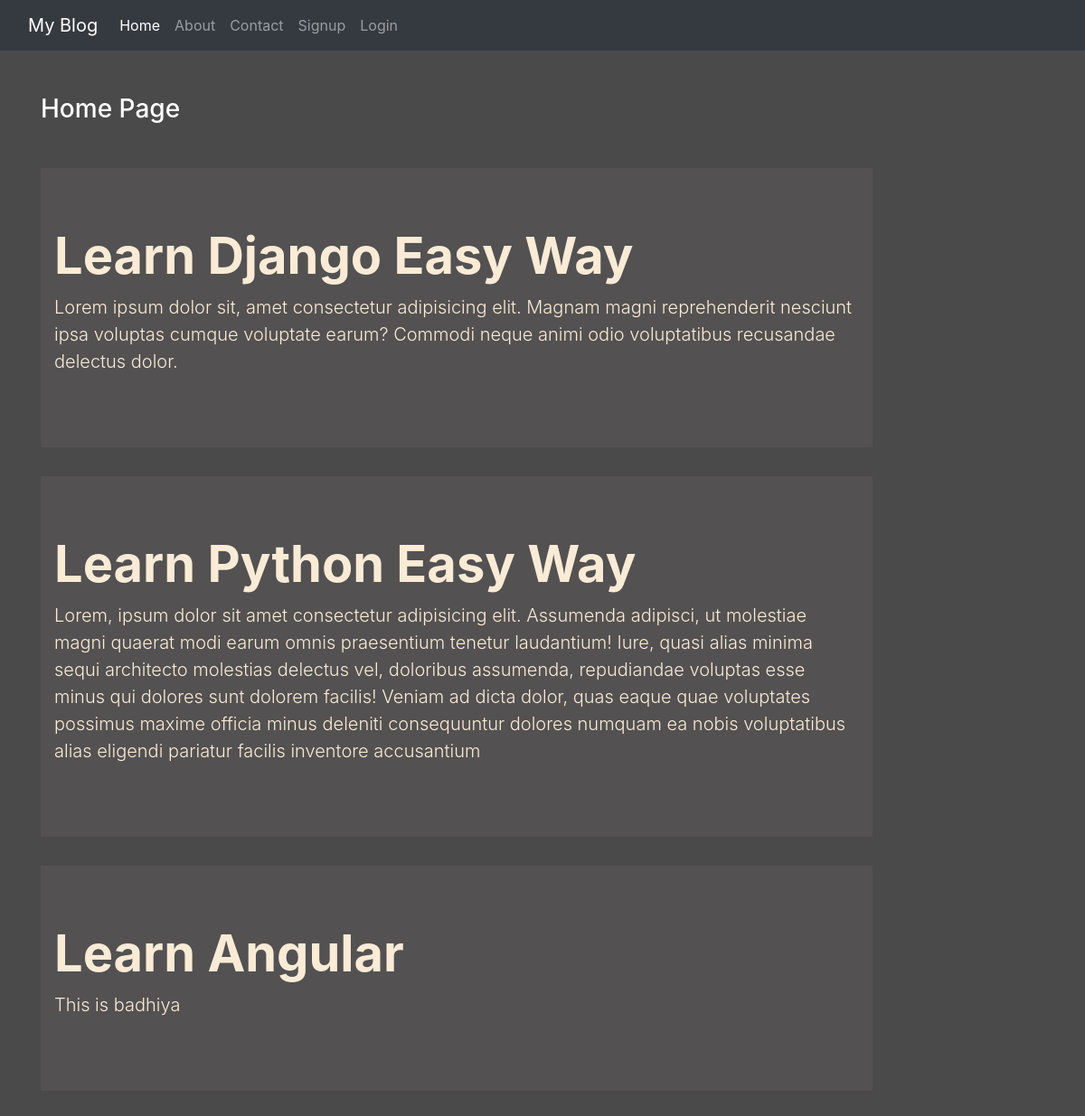
The page / on the database its author committed.
### blog/models.py (models this page shows)
class Post(models.Model):
 title = models.CharField(max_length=150)
 desc = models.TextField()

### blog/views.py (the view)
# urls.py: 2. Add a URL to urlpatterns:  path('', views.home, name='home')
def home(request):
 posts = Post.objects.all()
 return render(request, 'blog/home.html', {'posts':posts})

### blog/templates/blog/home.html
{% extends 'blog/base.html' %}
{% load static %}
{% block content %}
<div class="col-sm-10">
 <h3 class="text-white my-5">Home Page</h3>
  {% for post in posts %}
    <div class="jumbotron jumbotron-fluid jumbo-color">
      <div class="container">
        <h1 class="display-4 font-weight-bold">{{post.title}}</h1>
        <p class="lead">{{post.desc}}</p>
      </div>
    </div>
  {% endfor %}
</div>
{% endblock content %}

### blog/static/blog/css/style.css (style rules this page uses)
body { background-color: rgb(75, 74, 74); color: antiquewhite; }
.jumbo-color { background-color: rgb(83, 81, 81); }

### rows shown on the page
Post: title "Learn Django Easy Way", desc "Lorem ipsum dolor sit, amet consectetur adipisicing elit. Magnam magni reprehenderit nesciunt ipsa voluptas cumque voluptate earum? Commodi neque animi odio voluptatibus recusandae delectus dolor."
Post: title "Learn Python Easy Way", desc "Lorem, ipsum dolor sit amet consectetur adipisicing elit. Assumenda adipisci, ut molestiae magni quaerat modi earum omnis praesentium tenetur laudantium! Iure, quasi alias minima sequi architecto molestias delectus vel, doloribus assumenda, repudiandae voluptas esse minus qui dolores sunt dolorem facilis! Veniam ad dicta dolor, quas eaque quae voluptates possimus maxime officia minus deleniti consequuntur dolores numquam ea nobis voluptatibus alias eligendi pariatur facilis inventore accusantium"
Post: title "Learn Angular", desc "This is badhiya"
